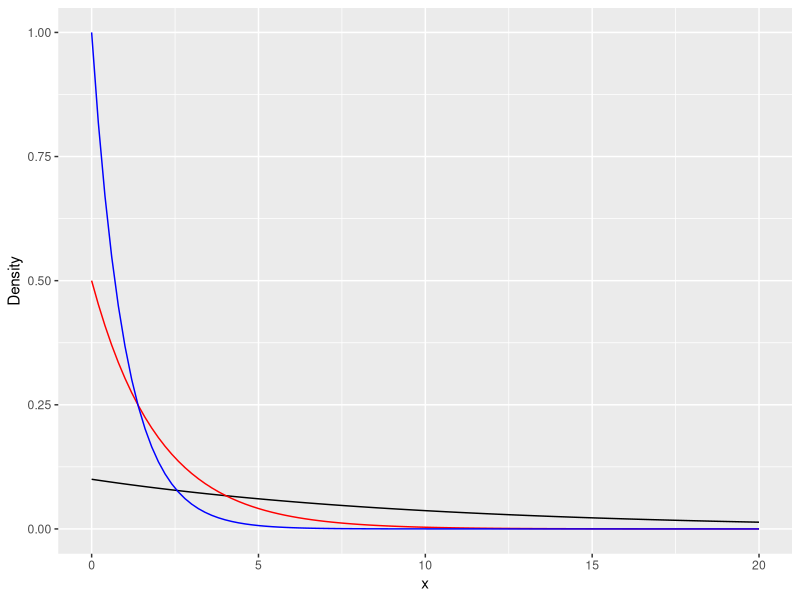
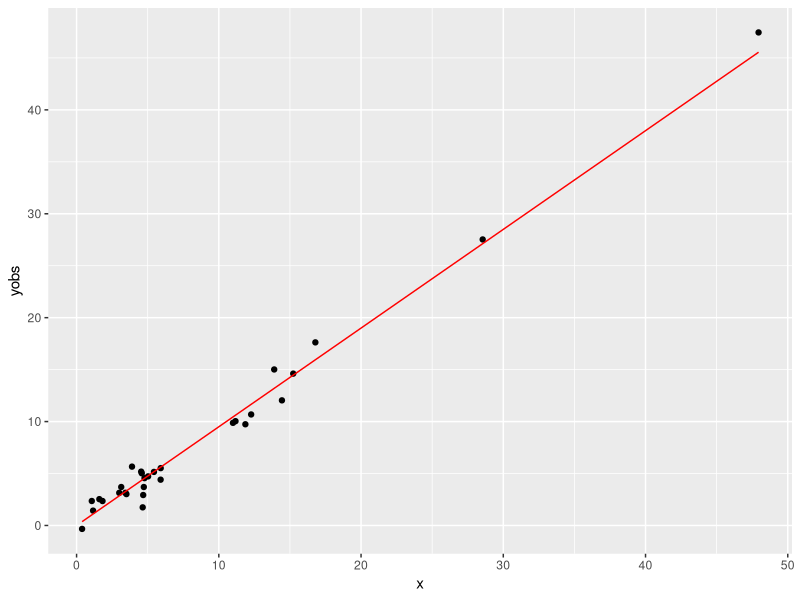
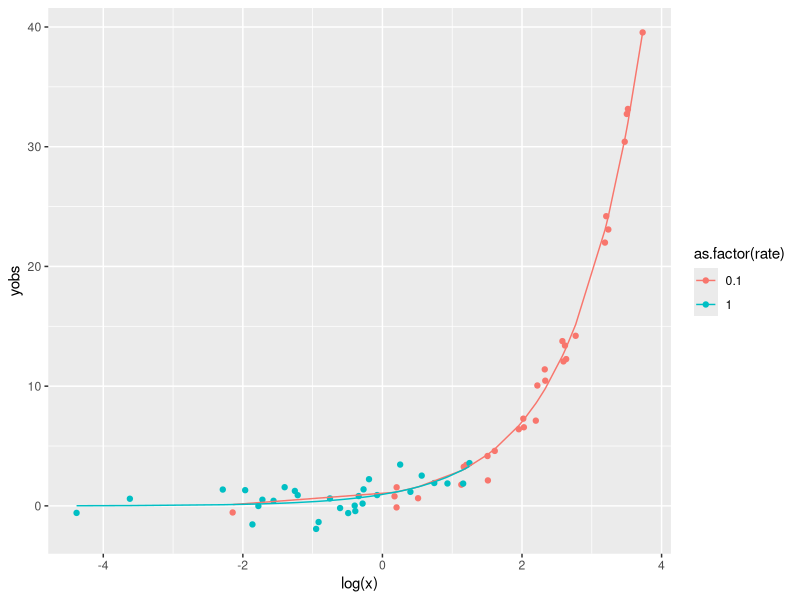
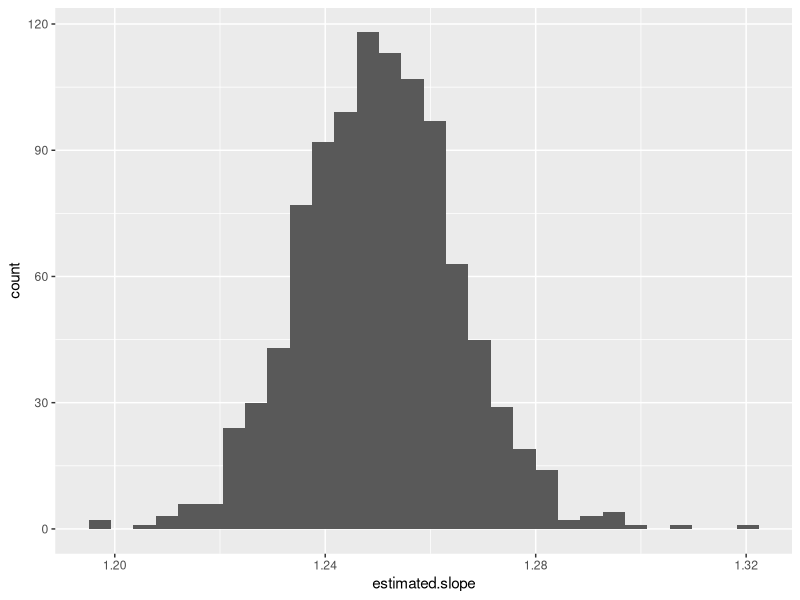

These figures' R source, in order: (Note: this script raises an error after producing the figures.)
## ---- chunk 1
library(tidyverse)
library(magrittr)
library(cowplot)
library(broom)
## ---- chunk 2
rate = 0.3

ggplot(data.frame(x = c(0,20)), aes(x)) + 
  stat_function(fun=dexp, args = list(rate = 0.1)) + 
    stat_function(fun=dexp, args = list(rate = 0.5), color="red") + 
    stat_function(fun=dexp, args = list(rate = 1), color="blue") + 
  labs(y = "Density")
## ---- chunk 3
x <- rexp(30, rate = 0.1)
ytrue <- 0.95*x
yobs <- ytrue + rnorm(length(x))

ggplot(data_frame(x = x, ytrue = ytrue, yobs=yobs)) + 
  geom_point(aes(x,yobs)) + 
  geom_line(aes(x, ytrue), color='red')
## ---- chunk 4
rate <- rep(0.1,30)
x <- rexp(30, rate = 0.1)
ytrue <- 0.95*x
yobs <- ytrue + rnorm(length(x))

rate1 <- rep(1,30)
x1 <- rexp(30, rate = 1)
ytrue1 <- 0.95*x1
yobs1 <- ytrue1 + rnorm(length(x1))


ggplot(data_frame(x = c(x,x1), ytrue = c(ytrue,ytrue1), yobs=c(yobs,yobs1), rate=c(rate,rate1))) + 
  geom_point(aes(log(x),yobs, color=as.factor(rate) )) + 
  geom_line(aes(log(x), ytrue, color=as.factor(rate)))
## ---- chunk 5
regr.stats <- function(n, rate, slope, noise_sd = 1){
  x <- rexp(n, rate = rate)
  ytrue <- slope * x
  yobs <- ytrue + rnorm(n, sd = noise_sd)
  estimated.slope <- lm(yobs ~ x) %>% tidy %>% filter(term == "x") %$% estimate 
  df <- data_frame(n  = n,
                   mean.x = mean(x),
                   mean.y = mean(yobs),
                   sd.x = sd(x),
                   sd.y = sd(yobs),
                   rate = rate,
                   true.slope = slope,
                   estimated.slope = estimated.slope,
                   noise_sd = noise_sd)
  df
}
## ---- chunk 6
regr.stats(30, 0.8, 0.95)
## ---- chunk 7
rate <- 0.1
true.slope <- 1.25
n <- 50

samples.50 <- 
  rerun(1000, regr.stats(n, rate, true.slope)) %>%
  bind_rows()
## ---- chunk 8
ggplot(samples.50) + 
  geom_histogram(aes(estimated.slope))
## ---- chunk 9
rate <- 1
true.slope <- 1.25
n <- 50

samples.50.rate1 <- 
  rerun(1000, regr.stats(n, rate, true.slope)) %>%
  bind_rows()
## ---- chunk 10
ggplot(samples.50.rate1) + 
  geom_histogram(aes(estimated.slope)) +
  
## ---- chunk 11
rates <- seq(0.1, 1, by=0.1)
true.slope <- 1.25
n <- 50

dframes <- data_frame(n  = double(),
                   mean.x = double(),
                   mean.y = double(),
                   sd.x = double(),
                   sd.y = double(),                      
                   rate = double(),
                   true.slope = double(),
                   estimated.slope = double(),
                   noise_sd = double())

for (rate in rates) {
  df <- rerun(1000, regr.stats(n, rate, true.slope)) %>% bind_rows()
  dframes <- bind_rows(dframes, df)
}

## ---- chunk 12
ggplot(dframes, aes(x = estimated.slope, fill=as.factor(rate))) + 
  geom_histogram() +
  facet_wrap(~as.factor(rate), nrow=1)
## ---- chunk 13
ggplot(dframes, aes(x = sd.y, fill=as.factor(rate))) + 
  geom_histogram() +
  facet_wrap(~as.factor(rate), nrow=1)
## ---- chunk 14
rate.vs.SEslope <- 
  dframes %>%
  group_by(rate) %>%
  summarize(SE.sd.y = sd(sd.y),
            SE.slope = sd(estimated.slope))

rate.vs.SEslope
## ---- chunk 15
ggplot(rate.vs.SEslope, aes(rate, SE.slope)) + 
  geom_point() + geom_line()
## ---- chunk 16
rate <- 0.5
true.slope <- 1.25
ns <- c(5, 10, 15, 20, 25, 50, 75, 100)

dframes.n <- data_frame(n  = double(),
                   mean.x = double(),
                   mean.y = double(),
                   sd.x = double(),
                   sd.y = double(),                      
                   rate = double(),
                   true.slope = double(),
                   estimated.slope = double(),
                   noise_sd = double())

for (n in ns) {
  df <- rerun(1000, regr.stats(n, rate, true.slope)) %>% bind_rows()
  dframes.n <- bind_rows(dframes.n, df)
}

## ---- chunk 17
ggplot(dframes.n, aes(x = estimated.slope, fill=as.factor(n))) + 
  geom_histogram(bins=50) +
  facet_wrap(~as.factor(n), nrow=1)
## ---- chunk 18
ggplot(dframes.n, aes(x = estimated.slope, fill=as.factor(n))) + 
  geom_histogram(bins=50) +
  facet_wrap(~as.factor(n), nrow=1)
## ---- chunk 19
n.vs.SEslope <- 
  dframes.n %>%
  group_by(n) %>%
  summarize(SE.slope = sd(estimated.slope))

n.vs.SEslope
## ---- chunk 20
ggplot(n.vs.SEslope, aes(n, SE.slope)) + 
  geom_point() + geom_line() + 
  stat_function(fun = function(x){2/(x-2)}, color='red')
